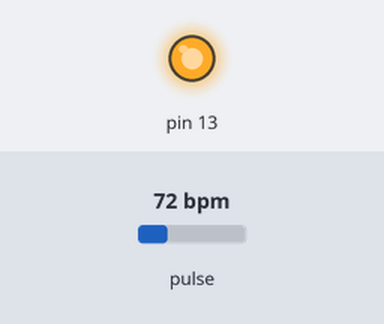
Recording of a sketch running on a simulated Arduino Uno, built with avr-gcc and run on an emulated ATmega328P. On the bench: output pins drawn as LEDs (lit = HIGH). Dashed ring = blinking. Inputs (shaded band) come from the test bench; at power-on: pulse 72 bpm. What the sketch prints to the serial monitor is not drawn.

Above: at 3.2 s.
3.3 s: pulse set to 62 bpm
5.2 s: pulse set to 58 bpm
At 6.6 s:
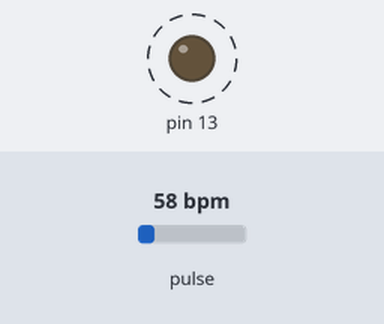
9.1 s: pulse set to 70 bpm
At 9.1 s:
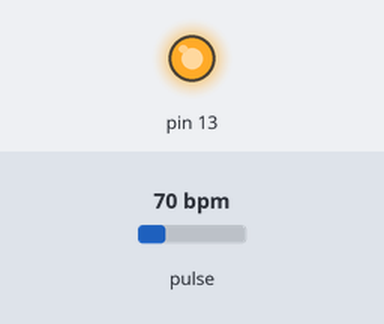
10.6 s: pulse set to 42 bpm
At 12.8 s:
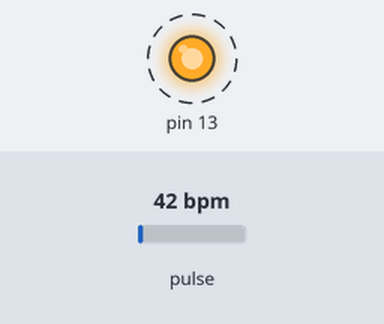
Timing chart, 0 to 15.5 s (numbered marks = the images above; inputs shaded):
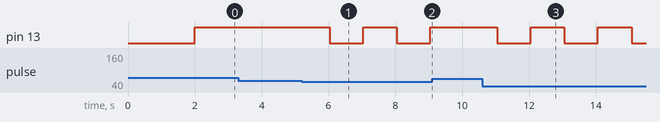

Measured:
- the behaviour switches between 60 and 59 bpm on pulse (found by bisection; images 0 and 1)
- after the input at 3.3 s, every drawn part: stays the same
- after the input at 5.2 s, pin 13: alternates HIGH for 1.0 s and LOW for 1.0 s, starting after 0.83 s
- after the input at 9.1 s, pin 13: stays HIGH (without the input it goes to LOW after 0.95 s)
- after the input at 10.6 s, pin 13: alternates HIGH for 1.0 s and LOW for 1.0 s, starting after 0.45 s

The sketch:

BPM_Monitoring_Tx.ino
```cpp
#include <SoftwareSerial.h>
SoftwareSerial SMESerial (6, 7);
#define USE_ARDUINO_INTERRUPTS true
#include <PulseSensorPlayground.h>

const int PulseWire = A0;
const int Ind = 13;
int Threshold = 550;

PulseSensorPlayground pulseSensor;

void setup() {
  Serial.begin(9600);
  SMESerial.begin(9600);
  Serial.println("Serial Begin");

  // Configure the PulseSensor object, by assigning our variables to it.
  pulseSensor.analogInput(PulseWire);
  pulseSensor.blinkOnPulse(Ind);
  pulseSensor.setThreshold(Threshold);
  delay(2000);

   if (pulseSensor.begin()) { // If puslse sensor connect properly
    Serial.println("We created a pulseSensor Object !");
  }
}

void loop() {

 int myBPM = pulseSensor.getBeatsPerMinute();
if (pulseSensor.sawStartOfBeat()) {            // Constantly test to see if "a beat happened".

   Serial.println("♥  A HeartBeat Happened ! ");
   Serial.println(String("BPM: ") + myBPM);

   SMESerial.print('\r');
   SMESerial.print(myBPM);
   SMESerial.print('|');
   SMESerial.print('\n');

   Serial.print('\r');
   Serial.print(myBPM);
   Serial.print('|');
   Serial.print('\n');
}
  delay(1000);
}
```
